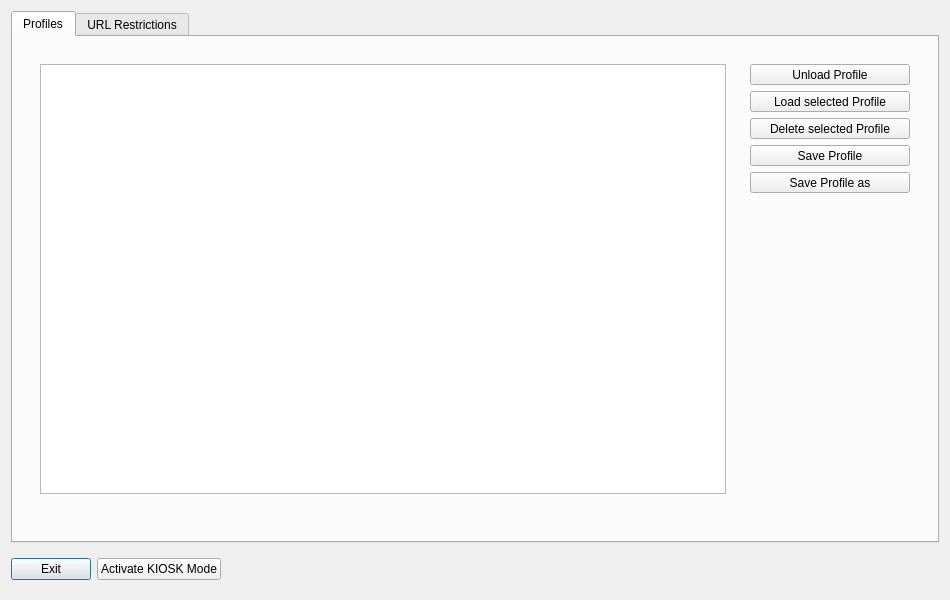
<?xml version="1.0" encoding="UTF-8"?>
<ui version="4.0">
 <author>Xapient</author>
 <class>Dialog</class>
 <widget class="QDialog" name="Dialog">
  <property name="geometry">
   <rect>
    <x>0</x>
    <y>0</y>
    <width>950</width>
    <height>600</height>
   </rect>
  </property>
  <property name="sizePolicy">
   <sizepolicy hsizetype="Preferred" vsizetype="Preferred">
    <horstretch>0</horstretch>
    <verstretch>0</verstretch>
   </sizepolicy>
  </property>
  <property name="minimumSize">
   <size>
    <width>950</width>
    <height>600</height>
   </size>
  </property>
  <property name="windowTitle">
   <string>LiFE KIOSK Tool</string>
  </property>
  <property name="autoFillBackground">
   <bool>false</bool>
  </property>
  <property name="sizeGripEnabled">
   <bool>false</bool>
  </property>
  <property name="modal">
   <bool>false</bool>
  </property>
  <layout class="QVBoxLayout" name="verticalLayout_5">
   <item>
    <widget class="QTabWidget" name="tabWidget">
     <property name="font">
      <font>
       <family>Ubuntu</family>
       <weight>50</weight>
       <bold>false</bold>
      </font>
     </property>
     <property name="toolTipDuration">
      <number>-1</number>
     </property>
     <property name="whatsThis">
      <string/>
     </property>
     <property name="accessibleName">
      <string/>
     </property>
     <property name="styleSheet">
      <string notr="true"/>
     </property>
     <property name="tabShape">
      <enum>QTabWidget::Rounded</enum>
     </property>
     <property name="currentIndex">
      <number>0</number>
     </property>
     <property name="iconSize">
      <size>
       <width>24</width>
       <height>24</height>
      </size>
     </property>
     <widget class="QWidget" name="tab">
      <attribute name="icon">
       <iconset theme="adjustlevels"/>
      </attribute>
      <attribute name="title">
       <string>Profiles</string>
      </attribute>
      <layout class="QVBoxLayout" name="verticalLayout">
       <item>
        <widget class="QWidget" name="widget_2" native="true">
         <layout class="QHBoxLayout" name="horizontalLayout_2">
          <item>
           <widget class="QWidget" name="widget_4" native="true">
            <layout class="QVBoxLayout" name="verticalLayout_4">
             <item>
              <widget class="QListWidget" name="profileview">
               <property name="cursor" stdset="0">
                <cursorShape>ArrowCursor</cursorShape>
               </property>
              </widget>
             </item>
             <item>
              <widget class="QLabel" name="status">
               <property name="text">
                <string/>
               </property>
               <property name="indent">
                <number>0</number>
               </property>
              </widget>
             </item>
            </layout>
           </widget>
          </item>
          <item>
           <widget class="QWidget" name="widget_3" native="true">
            <layout class="QVBoxLayout" name="verticalLayout_2">
             <item>
              <widget class="QToolButton" name="unload">
               <property name="minimumSize">
                <size>
                 <width>160</width>
                 <height>0</height>
                </size>
               </property>
               <property name="text">
                <string>Unload Profile</string>
               </property>
               <property name="icon">
                <iconset theme="document-close"/>
               </property>
               <property name="iconSize">
                <size>
                 <width>24</width>
                 <height>24</height>
                </size>
               </property>
               <property name="toolButtonStyle">
                <enum>Qt::ToolButtonTextUnderIcon</enum>
               </property>
              </widget>
             </item>
             <item>
              <widget class="QToolButton" name="load">
               <property name="minimumSize">
                <size>
                 <width>160</width>
                 <height>0</height>
                </size>
               </property>
               <property name="text">
                <string>Load selected Profile</string>
               </property>
               <property name="icon">
                <iconset theme="quickopen-file"/>
               </property>
               <property name="iconSize">
                <size>
                 <width>24</width>
                 <height>24</height>
                </size>
               </property>
               <property name="toolButtonStyle">
                <enum>Qt::ToolButtonTextUnderIcon</enum>
               </property>
              </widget>
             </item>
             <item>
              <widget class="QToolButton" name="remove">
               <property name="minimumSize">
                <size>
                 <width>160</width>
                 <height>0</height>
                </size>
               </property>
               <property name="text">
                <string>Delete selected Profile</string>
               </property>
               <property name="icon">
                <iconset theme="trash-empty"/>
               </property>
               <property name="iconSize">
                <size>
                 <width>24</width>
                 <height>24</height>
                </size>
               </property>
               <property name="toolButtonStyle">
                <enum>Qt::ToolButtonTextUnderIcon</enum>
               </property>
              </widget>
             </item>
             <item>
              <widget class="QToolButton" name="save">
               <property name="minimumSize">
                <size>
                 <width>160</width>
                 <height>0</height>
                </size>
               </property>
               <property name="styleSheet">
                <string notr="true"/>
               </property>
               <property name="text">
                <string>Save Profile</string>
               </property>
               <property name="icon">
                <iconset theme="document-save"/>
               </property>
               <property name="iconSize">
                <size>
                 <width>24</width>
                 <height>24</height>
                </size>
               </property>
               <property name="toolButtonStyle">
                <enum>Qt::ToolButtonTextUnderIcon</enum>
               </property>
              </widget>
             </item>
             <item>
              <widget class="QToolButton" name="saveas">
               <property name="minimumSize">
                <size>
                 <width>160</width>
                 <height>0</height>
                </size>
               </property>
               <property name="styleSheet">
                <string notr="true"/>
               </property>
               <property name="text">
                <string>Save Profile as</string>
               </property>
               <property name="icon">
                <iconset theme="document-save-as"/>
               </property>
               <property name="iconSize">
                <size>
                 <width>24</width>
                 <height>24</height>
                </size>
               </property>
               <property name="toolButtonStyle">
                <enum>Qt::ToolButtonTextUnderIcon</enum>
               </property>
              </widget>
             </item>
             <item>
              <spacer name="verticalSpacer">
               <property name="orientation">
                <enum>Qt::Vertical</enum>
               </property>
               <property name="sizeHint" stdset="0">
                <size>
                 <width>20</width>
                 <height>40</height>
                </size>
               </property>
              </spacer>
             </item>
            </layout>
           </widget>
          </item>
         </layout>
        </widget>
       </item>
      </layout>
     </widget>
     <widget class="QWidget" name="tab_2">
      <attribute name="icon">
       <iconset theme="folder-locked"/>
      </attribute>
      <attribute name="title">
       <string>URL Restrictions</string>
      </attribute>
      <layout class="QVBoxLayout" name="verticalLayout_3">
       <item>
        <widget class="QWidget" name="widget_5" native="true">
         <layout class="QHBoxLayout" name="horizontalLayout_3">
          <item>
           <widget class="QWidget" name="widget_7" native="true">
            <layout class="QVBoxLayout" name="verticalLayout_6">
             <item>
              <widget class="QListWidget" name="urllist">
               <property name="sortingEnabled">
                <bool>true</bool>
               </property>
              </widget>
             </item>
             <item>
              <spacer name="horizontalSpacer_2">
               <property name="orientation">
                <enum>Qt::Horizontal</enum>
               </property>
               <property name="sizeHint" stdset="0">
                <size>
                 <width>40</width>
                 <height>20</height>
                </size>
               </property>
              </spacer>
             </item>
            </layout>
           </widget>
          </item>
          <item>
           <widget class="QWidget" name="widget_6" native="true">
            <layout class="QVBoxLayout" name="verticalLayout_7">
             <item>
              <widget class="QToolButton" name="delurl">
               <property name="minimumSize">
                <size>
                 <width>160</width>
                 <height>0</height>
                </size>
               </property>
               <property name="text">
                <string>Remove selected URL</string>
               </property>
               <property name="icon">
                <iconset theme="document-close"/>
               </property>
               <property name="iconSize">
                <size>
                 <width>24</width>
                 <height>24</height>
                </size>
               </property>
               <property name="toolButtonStyle">
                <enum>Qt::ToolButtonTextUnderIcon</enum>
               </property>
              </widget>
             </item>
             <item>
              <widget class="QToolButton" name="addurl">
               <property name="minimumSize">
                <size>
                 <width>160</width>
                 <height>0</height>
                </size>
               </property>
               <property name="text">
                <string>Add URL Restriction</string>
               </property>
               <property name="icon">
                <iconset theme="document-new"/>
               </property>
               <property name="iconSize">
                <size>
                 <width>24</width>
                 <height>24</height>
                </size>
               </property>
               <property name="toolButtonStyle">
                <enum>Qt::ToolButtonTextUnderIcon</enum>
               </property>
              </widget>
             </item>
             <item>
              <spacer name="verticalSpacer_2">
               <property name="orientation">
                <enum>Qt::Vertical</enum>
               </property>
               <property name="sizeHint" stdset="0">
                <size>
                 <width>20</width>
                 <height>40</height>
                </size>
               </property>
              </spacer>
             </item>
            </layout>
           </widget>
          </item>
         </layout>
        </widget>
       </item>
      </layout>
     </widget>
    </widget>
   </item>
   <item>
    <widget class="QWidget" name="widget" native="true">
     <layout class="QHBoxLayout" name="horizontalLayout">
      <property name="leftMargin">
       <number>0</number>
      </property>
      <property name="rightMargin">
       <number>0</number>
      </property>
      <item>
       <widget class="QPushButton" name="exit">
        <property name="text">
         <string>Exit</string>
        </property>
        <property name="icon">
         <iconset theme="list-remove"/>
        </property>
       </widget>
      </item>
      <item>
       <widget class="QPushButton" name="start">
        <property name="text">
         <string>Activate KIOSK Mode</string>
        </property>
        <property name="icon">
         <iconset theme="security-high"/>
        </property>
       </widget>
      </item>
      <item>
       <spacer name="horizontalSpacer">
        <property name="orientation">
         <enum>Qt::Horizontal</enum>
        </property>
        <property name="sizeHint" stdset="0">
         <size>
          <width>40</width>
          <height>20</height>
         </size>
        </property>
       </spacer>
      </item>
     </layout>
    </widget>
   </item>
  </layout>
 </widget>
 <resources/>
 <connections/>
</ui>
